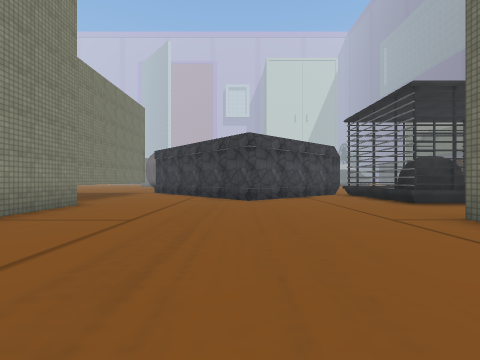
[1] (above)

20 first-person views from a walk through a scene from a Unity 3-D project. The camera is 1.3 m above the floor, looks level and sees 85° across. Doors are open. The floor is counted in squares, 2 m on a side. Each view is taken from the middle of a square. On the plan, view 1 faces up. The plan holds only what a view shows up to about 9 squares ahead; the rest is blank. The place goes on beyond the plan. Some surface patterns are stand-ins.

[2]
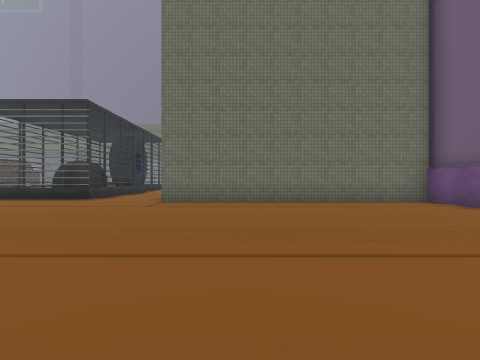

[3]
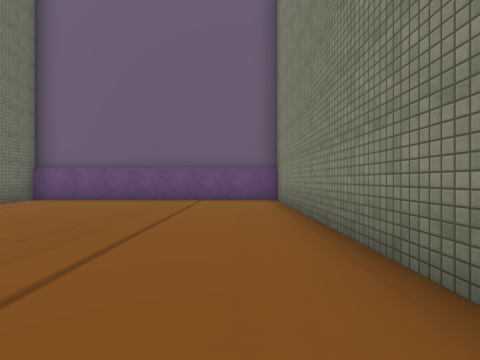

[4]
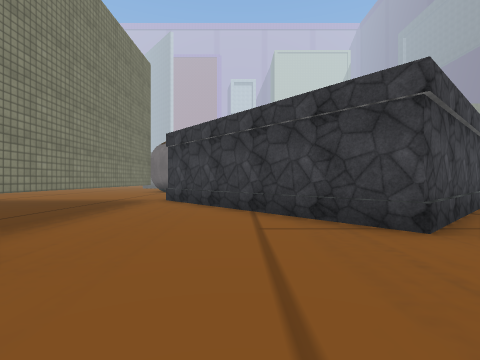

[5]
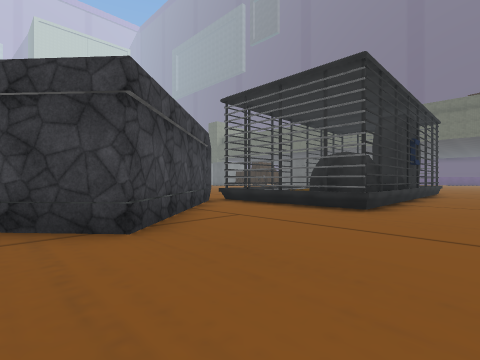

[6]
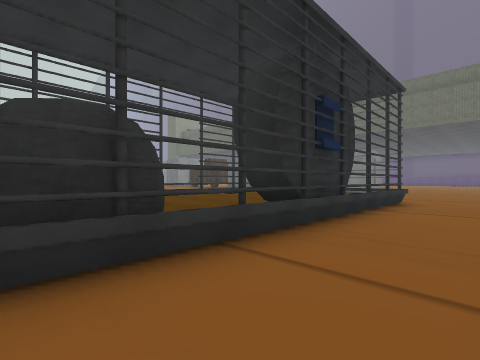

[7]
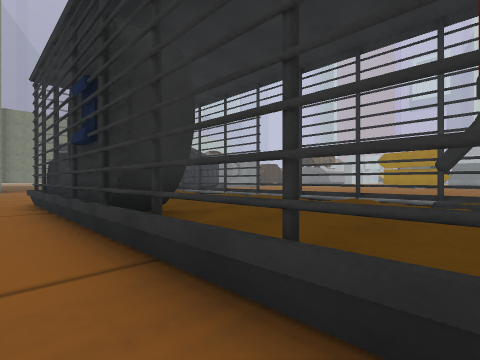

[8]
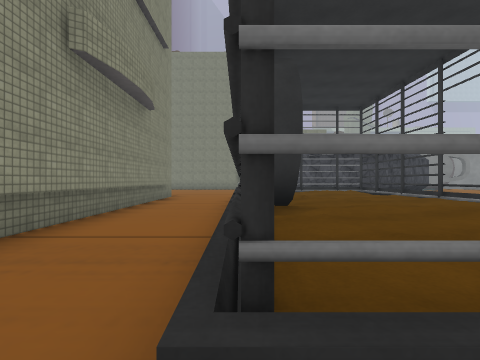

[9]
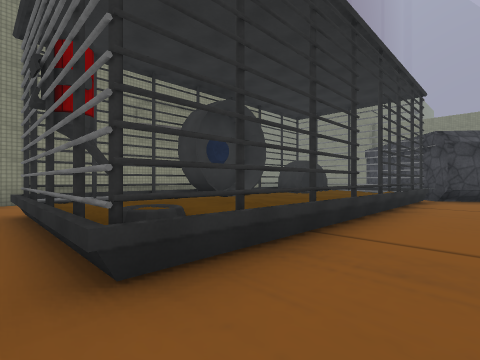

[10]
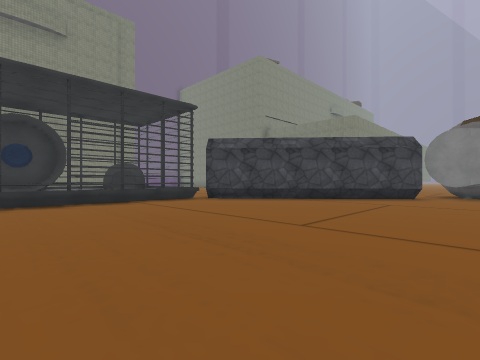

[11]
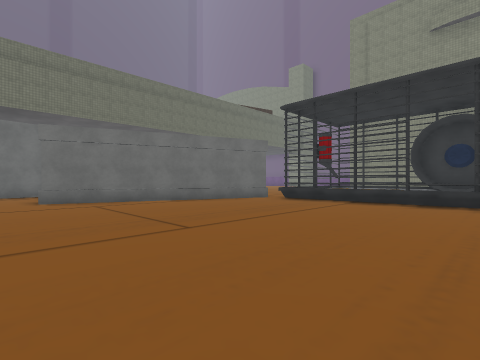

[12]
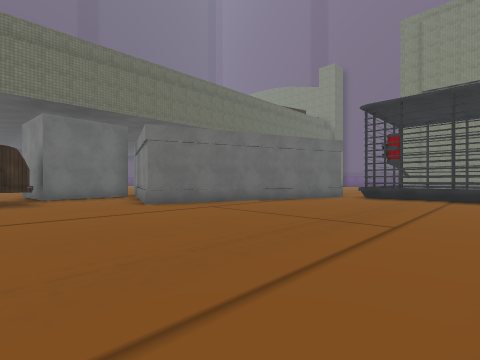

[13]
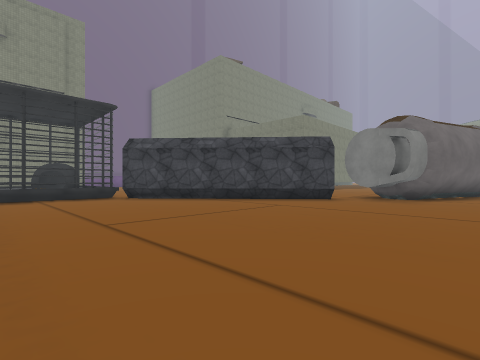

[14]
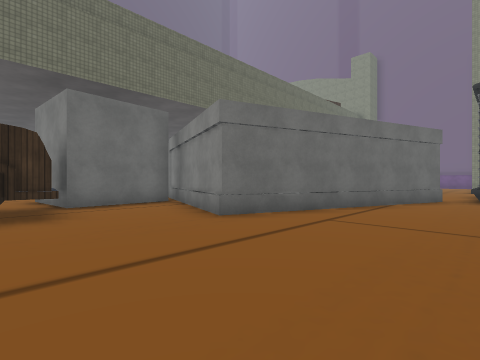

[15]
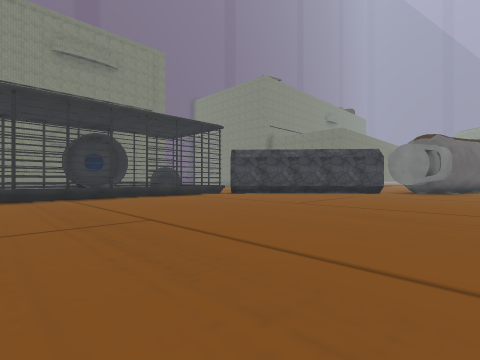

[16]
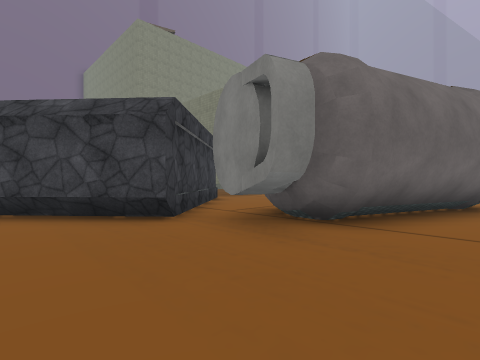

[17]
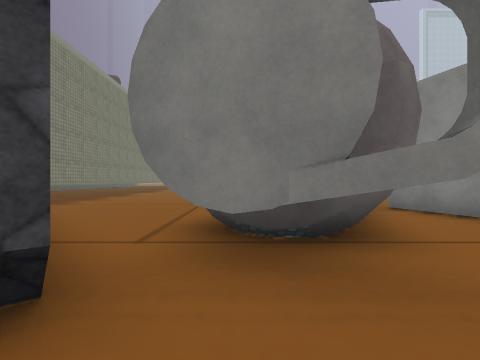

[18]
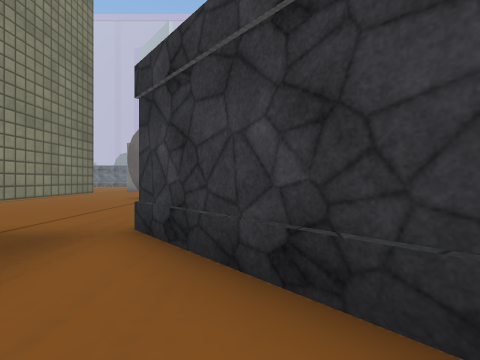

[19]
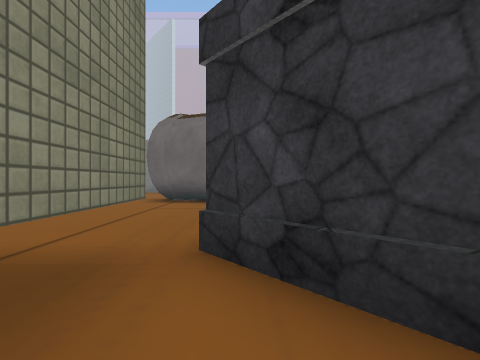

[20]
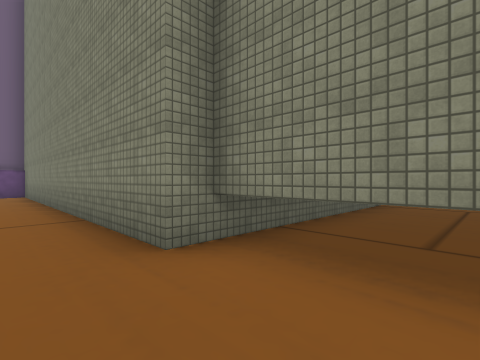

### Floor plan
Key: @ floor where view 1 was taken; # wall or solid block; . main floor; : floor 0.5 m higher than the main floor; + floor 0.75 m higher than the main floor; D open door; = window, fence, low wall or low ledge; ^ raised ledge; O other object.
Columns run from 8 left of view 1 to 22 right of it. Each row starts with its distance up from view 1.
 21    O......................###..
 20    ####...................###.O
 19 ..##  #OO...................OO
 18 ...#  #O....................O
 17 ........#................###O
 16 .......###..............## ###
 15 ......## ##.............#
 14 ....###   #.............#
 13 ######    ##.....D.....##
 12    #.##    ##....D.....#
 11    #..##  ##.=#====###.#
 10    #...####..=+:::::OO.
  9    #....##...#:::::::=.
  8    #.........OO:#^#::=.
  7    #.........##=####==...
  6    #.....................
  5    #...................
  4    #........###########
  3    #........#
  2    #........#
  1    #........#
  0    #....@...#
 -1    #........#
 -2    #........#
 -3    #........#
 -4    ##########

Where each view was taken, in squares from view 1:
view 1: 0 up, 0 right, facing up
view 2: 2 up, 4 left, facing right
view 3: 5 up, 3 left, facing down
view 4: 5 up, 2 left, facing up
view 5: 5 up, 1 left, facing up-right
view 6: 5 up, 5 right, facing up-right
view 7: 6 up, 13 right, facing up-left
view 8: 7 up, 14 right, facing left
view 9: 13 up, 14 right, facing down-left
view 10: 19 up, 10 right, facing down-left
view 11: 19 up, 8 right, facing down-right
view 12: 21 up, 10 right, facing down-right
view 13: 21 up, 8 right, facing down-left
view 14: 21 up, 13 right, facing down-right
view 15: 21 up, 13 right, facing down-left
view 16: 21 up, 2 right, facing down-left
view 17: 18 up, 1 right, facing left
view 18: 10 up, 3 left, facing up
view 19: 11 up, 4 left, facing up
view 20: 9 up, 3 left, facing down-left
